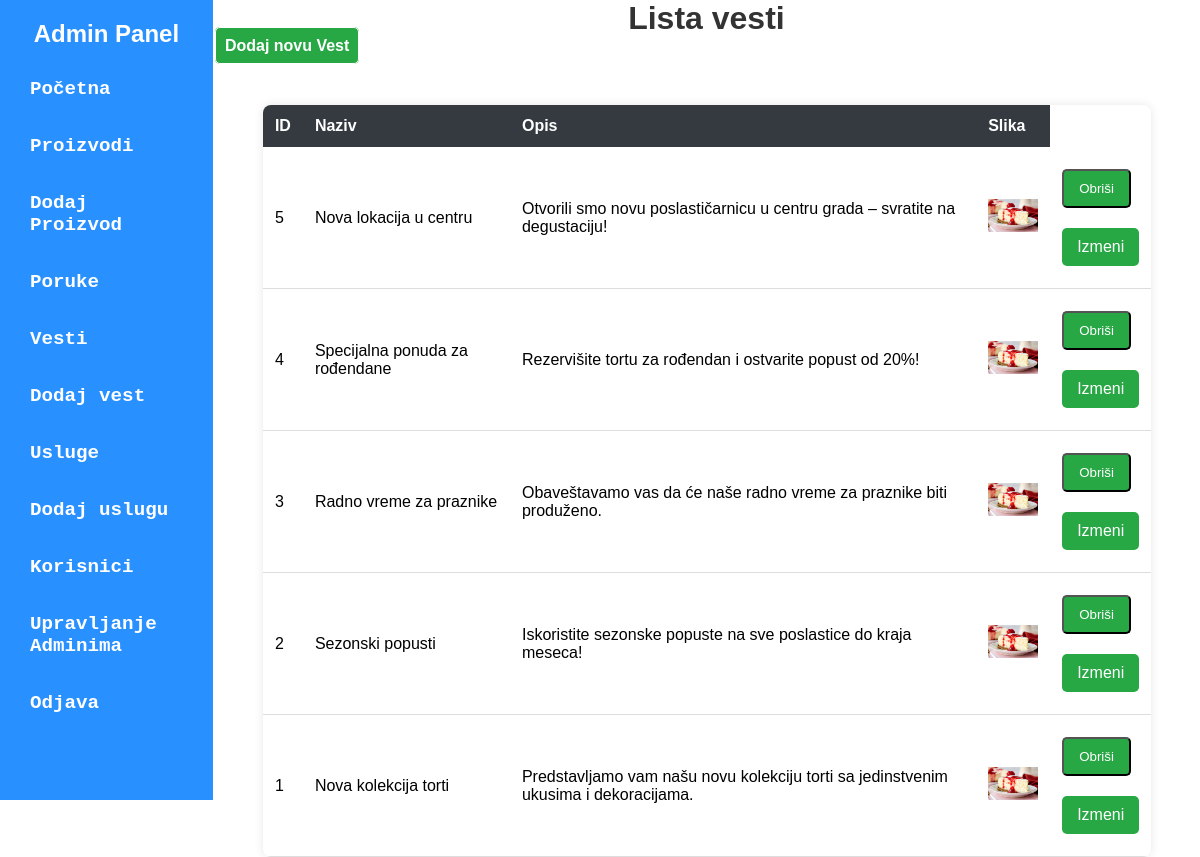
The app's page /admin/admin-dashboard.php?page=vesti, older data.
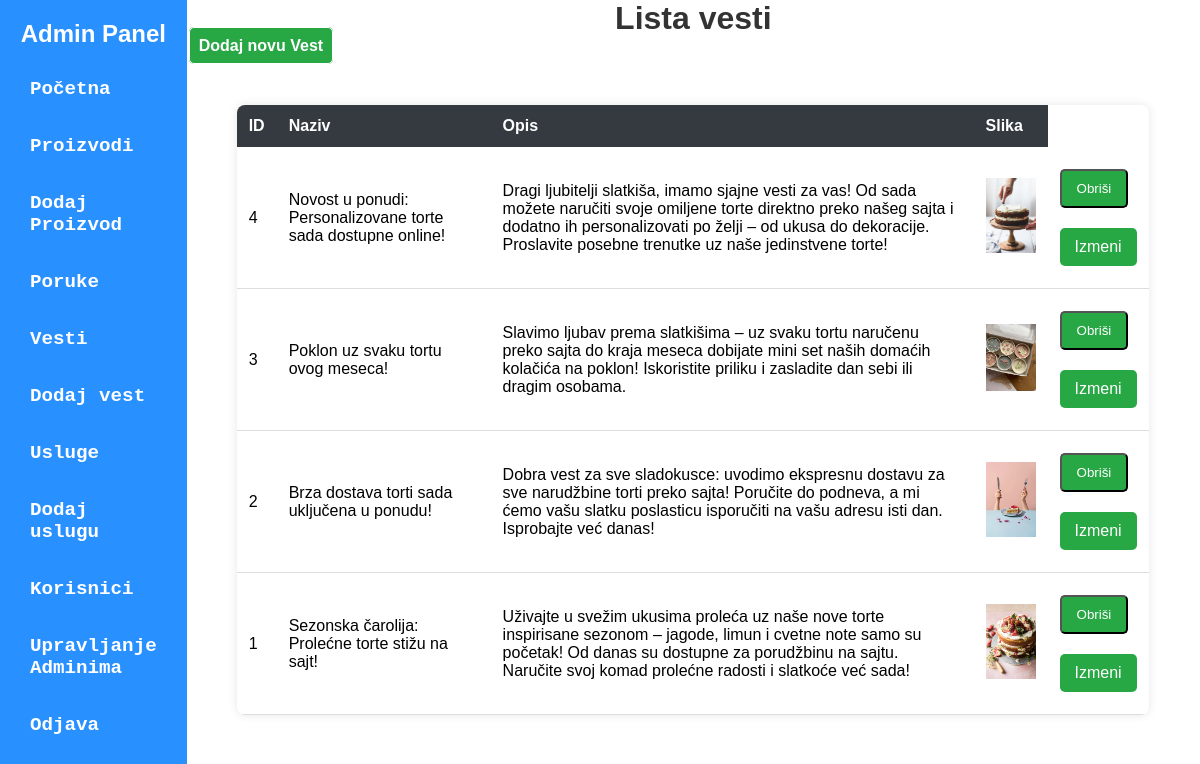
The same page, newer data.
### tables this page shows
CREATE TABLE `vesti` (
  `id` int(10) UNSIGNED NOT NULL,
  `naziv` varchar(128) NOT NULL,
  `opis` varchar(255) NOT NULL,
  `slika` varchar(255) NOT NULL
);

### admin/model/VestModel.php (called while the page is built)
<?php
$query = "SELECT * FROM vesti ORDER BY id DESC";
$query_run = mysqli_query($con, $query);
if ($query_run && mysqli_num_rows($query_run) > 0) {
    $vesti = mysqli_fetch_all($query_run, MYSQLI_ASSOC);
} else {
    die("Greška: Nema poruka.");
}
?>

### admin/view/vesti.php (the view, shortened to what this page needs)
<!DOCTYPE html>
<html lang="sr">
<head>
    <link rel="stylesheet" href="./public/table-style.css">
    <link rel="stylesheet" href="./public/pop-up.css">
</head>
<body>
    <h1>Lista vesti</h1>
    <a id="dodajVest" href="admin-dashboard.php?page=dodajVest">Dodaj novu Vest</a>
    <table >
        <tr>
            <th>ID</th>
            <th>Naziv</th>
            <th>Opis</th>
            <th>Slika</th>
        </tr>
        <?php foreach ($vesti as $vest): ?>
        <tr>
            <td><?= ($vest['id']) ?></td>
            <td><?= ($vest['naziv']) ?></td>
            <td><?= ($vest['opis']) ?></td>
            <td><img src="../public/slike/<?= ($vest['slika']) ?>" width="50"></td>
            <td>
                <form method="POST" action="./model/delete-vest.php" id="deleteForm<?=$vest['id']?>">
                    <button type="button" onclick="deletePop(<?=$vest['id']?> )" id="dugme">Obriši</button>
                </form>
                <a id="dugme" href="/Poslasticarnica/admin/view/editVest.php?id=<?= $vest['id'] ?>">Izmeni</a>
            </td>
        </tr>
        <?php endforeach; ?>
    </table>
</body>
</html>

### admin/view/admin-nav.php (shortened to what this page needs)
<!DOCTYPE html>
<html lang="sr">
<head>
    <link rel="stylesheet" href="./public/admin-nav.css">
    <link rel="stylesheet" href="./public/message-session.css">
</head>
<body id="body-nav">
    <div class="admin-container">
        <aside class="sidebar">
            <h2 id="admin-title">Admin Panel</h2>
            <ul>
            <li><a href="admin-dashboard.php?page=pocetna">Početna</a></li>
                <li><a href="admin-dashboard.php?page=proizvodi">Proizvodi</a></li>
                <li><a href="admin-dashboard.php?page=dodajProizvod">Dodaj Proizvod</a></li>
                <li><a href="admin-dashboard.php?page=poruke">Poruke</a></li>
                <li><a href="admin-dashboard.php?page=vesti">Vesti</a></li>
                <li><a href="admin-dashboard.php?page=dodajVest">Dodaj vest</a></li>
                <li><a href="admin-dashboard.php?page=usluge">Usluge</a></li>
                <li><a href="admin-dashboard.php?page=dodajUslugu">Dodaj uslugu</a></li>
                <li><a href="admin-dashboard.php?page=korisnici">Korisnici</a></li>
                <li><a href="admin-dashboard.php?page=upravljajAdminima">Upravljanje Adminima</a></li>
                <li><a href="admin-dashboard.php?page=odjava">Odjava</a></li>
            </ul>
        </aside>
        <main class="main-content">

### admin/admin-dashboard.php (shortened to what this page needs)
<?php
include("view/admin-nav.php");
include_once 'model/PorukaModel.php';
include_once 'model/VestModel.php';
$page = isset($_GET['page']) ? $_GET['page'] : 'pocetna';
switch ($page) {
    case 'vesti':
            include './view/vesti.php';
            break;
}
?>

### admin/public/admin-nav.css (style rules this page uses)
* { margin: 0; padding: 0; box-sizing: border-box; font-family: Arial, sans-serif; }
.admin-container { height: 50em; display: flex; }
.sidebar { width: 250px; background: #2990ff; color: white; padding: 20px; height: 1000hv; }
.sidebar #admin-title { text-align: center; margin-bottom: 20px; color: white; }
.sidebar ul { list-style: none; }
.sidebar ul li { margin: 15px 0; }
.sidebar ul li a { color: white; text-decoration: none; display: block; padding: 10px; transition: 0.3s; font-family: 'Courier New', Courier, monospace; font-weight: bold; font-size: larger; }

### admin/public/table-style.css (style rules this page uses)
h1 { text-align: center; color: #333; }
#dodajProizvod, #dodajVest { border: 1px solid; text-decoration: none; border-radius: 5px; margin: 2px; padding: 9px; background-color: #28a745; color: white; font-weight: bold; }
#dugme { display: inline-block; margin: 10px auto; padding: 10px 15px; text-decoration: none; color: white; background-color: #28a745; border-radius: 5px; text-align: center; }
table { width: 90%; margin: 50px; border-collapse: collapse; background-color: white; box-shadow: 0px 0px 10px rgba(0, 0, 0, 0.1); border-radius: 8px; overflow: hidden; }
th { background-color: #343a40; color: white; padding: 12px; text-align: left; }
td { padding: 12px; border-bottom: 1px solid #ddd; }

Row changes from the older to the newer data that the page shows:
removed vesti: id "5", naziv "Nova lokacija u centru", opis "Otvorili smo novu poslastičarnicu u centru grada – svratite na degustaciju!", slika (picture)
changed vesti id 4: naziv "Specijalna ponuda za rođendane" → "Novost u ponudi: Personalizovane torte sada dostupne online!"; opis "Rezervišite tortu za rođendan i ostvarite popust od 20%!" → "Dragi ljubitelji slatkiša, imamo sjajne vesti za vas! Od sada možete naručiti svoje omiljene torte direktno preko našeg sajta i dodatno ih personalizovati po želji – od ukusa do dekoracije. Proslavite posebne trenutke uz naše jedinstvene torte!"; slika: a different picture
changed vesti id 3: naziv "Radno vreme za praznike" → "Poklon uz svaku tortu ovog meseca!"; opis "Obaveštavamo vas da će naše radno vreme za praznike biti produženo." → "Slavimo ljubav prema slatkišima – uz svaku tortu naručenu preko sajta do kraja meseca dobijate mini set naših domaćih kolačića na poklon! Iskoristite priliku i zasladite dan sebi ili dragim osobama."; slika: a different picture
changed vesti id 2: naziv "Sezonski popusti" → "Brza dostava torti sada uključena u ponudu!"; opis "Iskoristite sezonske popuste na sve poslastice do kraja meseca!" → "Dobra vest za sve sladokusce: uvodimo ekspresnu dostavu za sve narudžbine torti preko sajta! Poručite do podneva, a mi ćemo vašu slatku poslasticu isporučiti na vašu adresu isti dan. Isprobajte već danas!"; slika: a different picture
changed vesti id 1: naziv "Nova kolekcija torti" → "Sezonska čarolija: Prolećne torte stižu na sajt!"; opis "Predstavljamo vam našu novu kolekciju torti sa jedinstvenim ukusima i dekoracijama." → "Uživajte u svežim ukusima proleća uz naše nove torte inspirisane sezonom – jagode, limun i cvetne note samo su početak! Od danas su dostupne za porudžbinu na sajtu. Naručite svoj komad prolećne radosti i slatkoće već sada!"; slika: a different picture
